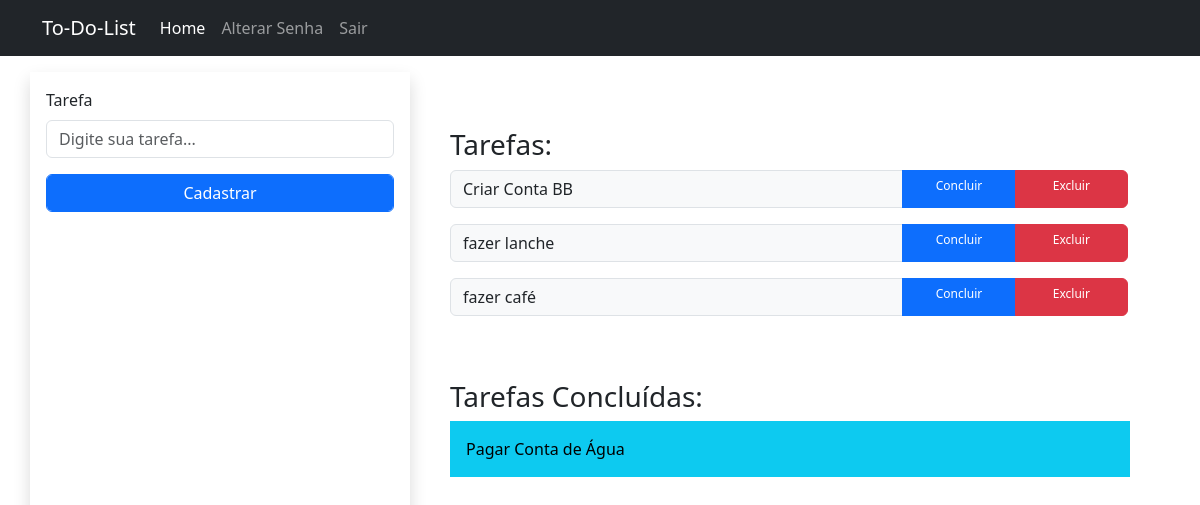
Page / (signed in) on the earlier database version.
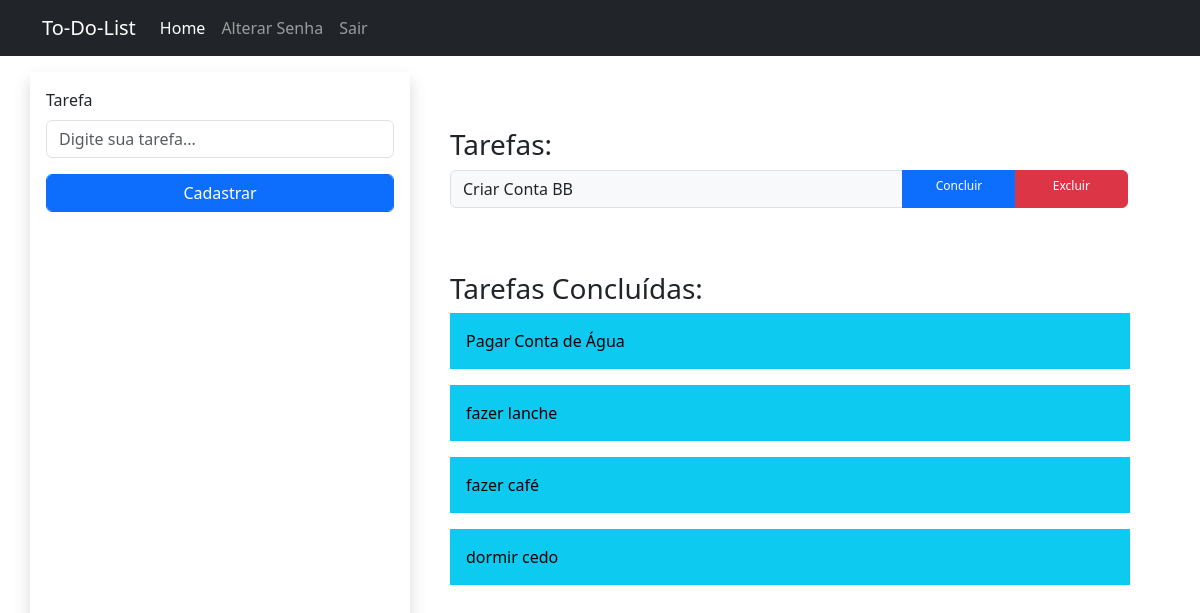
Same page on the later database version.
### to_do_lists/models.py (models this page shows)
class Tarefa(models.Model):
    user = models.ForeignKey(User, on_delete=models.CASCADE)
    tarefa = models.CharField(max_length=50)
    concluido = models.BooleanField(default=False)
    def __str__(self):
        return self.tarefa

### to_do_lists/views.py (the view)
# urls.py: path('', views.index, name='index'),
@never_cache
def index(request):
    response = render(request, 'to_do_lists/index.html')
    if request.user.is_authenticated:
        response['Cache-Control'] = 'no-cache, no-store, must-revalidate'
        response['Pragma'] = 'no-cache'
        response['Expires'] = '0'
        tarefas_total = Tarefa.objects.filter(user=request.user)
        if tarefas_total is not None:
            tarefas_concluidas = []
            tarefas_nao_concluidas = []
            for tarefa in tarefas_total:
                if tarefa.concluido == True:
                    tarefas_concluidas.append(tarefa)
                else:
                    tarefas_nao_concluidas.append(tarefa)
        else:
            tarefas_concluidas = None
            tarefas_nao_concluidas = None
        if request.method == 'POST':
            form = TarefaForm(request.POST)
            if form.is_valid():
                user = request.user
                tarefa = form.cleaned_data['tarefa']
                concluido = False
                new_tarefa = Tarefa.objects.create(user=user, tarefa=tarefa, concluido=concluido)
                new_tarefa.save()
                response = redirect('index')
            else:
                context = {'form':form,
                            'tarefas_concluidas': tarefas_concluidas,
                            'tarefas_nao_concluidas': tarefas_nao_concluidas}
                response = render(request, 'to_do_lists/index.html', context)
        else:
            form = TarefaForm()
            context = {'form':form,
                        'tarefas_concluidas': tarefas_concluidas,
                        'tarefas_nao_concluidas': tarefas_nao_concluidas}
            response = render(request, 'to_do_lists/index.html', context)
    return response

### to_do_lists/forms.py
class TarefaForm(forms.Form):
    tarefa = forms.CharField(
        max_length=50,
        required=True,
        widget=forms.TextInput(
            attrs={
                'id': 'id_tarefa',
                'class': 'form-control',
                'placeholder': 'Digite sua tarefa...',
            }
        )
        )

### to_do_lists/templates/to_do_lists/index.html (shortened to what this page needs)
{% extends "to_do_lists/base.html" %}
{% block content %}
{% if user.is_authenticated %}
<div class="row">
    <form method="post" class="shadow p-3 mt-3 col-12 col-md-4">
        <div class="mb-3">
            <label for="id_tarefa" class="form-label">Tarefa</label>
            {{ form.tarefa }}
        </div>
        <button type="submit" class="form-control btn btn-primary">Cadastrar</button>
    </form>
    <div class="mt-3 p-4 col-12 col-md-8">
        <div class="p-3 mt-3 col-12">
            <h3>Tarefas:</h2>
            {% if tarefas_nao_concluidas %}
                {% for tarefa in tarefas_nao_concluidas %}
                    <div class="input-group mb-3 col-12" id="basic-addon1">
                        <span class="input-group-text col-8">{{ tarefa.tarefa }}</span>
                        <a class="btn btn-primary col-2 btn_small" href="{% url 'concluir' id=tarefa.id %}">Concluir</a>
                        <a class="btn btn-danger col-2 btn_small" href="{% url 'excluir' id=tarefa.id %}">Excluir</a>
                    </div>
                {% endfor %}
            {% else %}
                <p>Não há tarefas cadastradas.</p>
            {% endif %}
        </div>
        <div class="p-3 mt-3 col-12">
            <h3>Tarefas Concluídas:</h2>
                {% if tarefas_nao_concluidas %}
                    {% for tarefa in tarefas_concluidas %}
                        <div class="mb-3 col-12 text-bg-info p-3">
                            <span class=" col-8">{{ tarefa }}</span>
                        </div>
                    {% endfor %}
            {% else %}
                <p>Não há tarefas Concluidas.</p>
            {% endif %}
        </div>
    </div>
</div>
{% else %}
    <a href="{% url 'register' %}" class="text-center mt-3">Clique aqui para realizar seu cadastro</a>
{% endif %}
{% endblock content %}

### to_do_lists/templates/to_do_lists/base.html (shortened to what this page needs)
<!DOCTYPE html>
{% load static %}
<html lang="ptbr">
<html>
    <head>
        <link href="{% static 'css/bootstrap.min.css' %}" rel="stylesheet">
    </head>
    <body>
        <header>
            <nav class="navbar navbar-expand-lg bg-dark" data-bs-theme="dark">
                <div class="container">
                  <a class="navbar-brand" href="{% url 'index' %}">To-Do-List</a>
                  <div class="collapse navbar-collapse" id="navbarNav">
                    <ul class="navbar-nav">
                      <li class="nav-item">
                        <a class="nav-link active" aria-current="page" href="{% url 'index' %}">Home</a>
                      </li>
                      {% if user.is_authenticated %}
                        <li class="nav-item">
                            <a class="nav-link" href="{% url 'reset_pass' %}">Alterar Senha</a>
                        </li>
                        <li class="nav-item">
                            <a class="nav-link" href="{% url 'index' %}">Sair</a>
                        </li>
                      {% endif %}
                    </ul>
                  </div>
                </div>
              </nav>
        </header>
        <div class="container">
            {% block content %}
            {% endblock content %}
        </div>
    </body>
</html>

### to_do_lists/templates/to_do_lists/index.html (style rules this page uses)
.btn_small { font-size: 12px; }

Differences in the rows shown:
changed Tarefa "fazer lanche": moves from the list under "Tarefas:" to the list under "Tarefas Concluídas:"
changed Tarefa "fazer café": moves from the list under "Tarefas:" to the list under "Tarefas Concluídas:"
added Tarefa: tarefa "dormir cedo", shown under "Tarefas Concluídas:"
